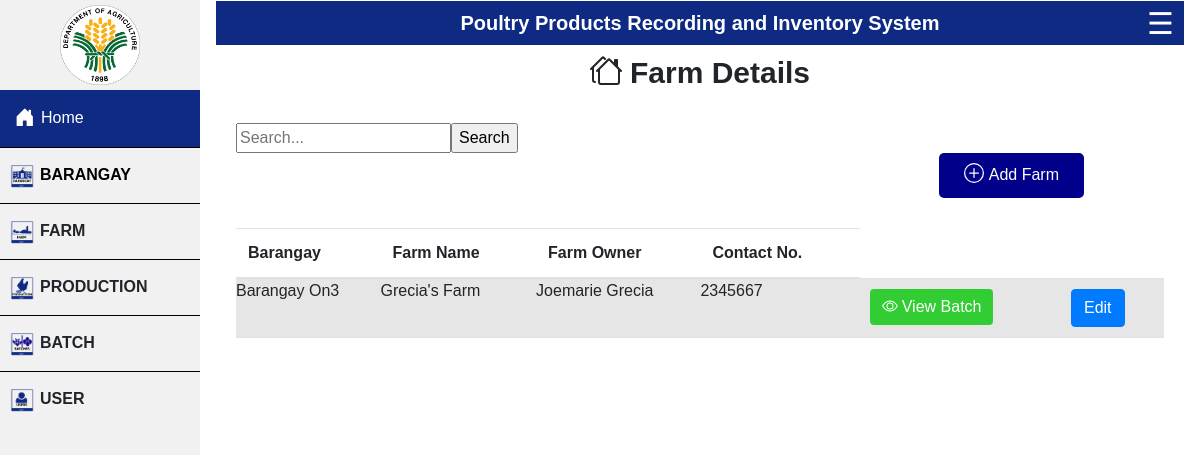
The page /project/view-farm.php on the database as committed earlier.
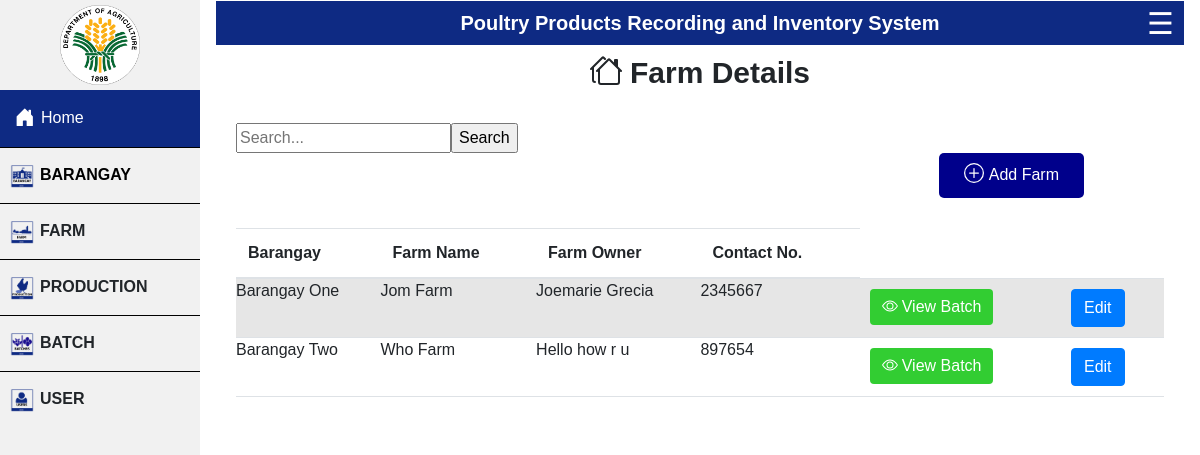
The same page on the database as committed later.
### tables this page shows
CREATE TABLE `farm` (
  `farmID` int(21) NOT NULL,
  `baranggayID` int(21) NOT NULL,
  `farmname` varchar(21) NOT NULL,
  `farmowner` varchar(21) NOT NULL,
  `contactno` int(21) NOT NULL,
  `lat` decimal(10,8) NOT NULL,
  `lng` decimal(11,8) NOT NULL
);

CREATE TABLE `baranggay` (
  `baranggayID` int(21) NOT NULL,
  `baranggay` varchar(21) NOT NULL
);

### project/view-farm.php (the view, shortened to what this page needs)
<?php include ("header.php");  ?>
<div class="wrapper">
    <section class="view-user">
        <h2>Farm Details</h2>
    </section>
    <section class="view">
        <?php
include 'connect.php';
if(isset($_POST['search'])) {
    $search = mysqli_real_escape_string($conn, $_POST['search']);
    $sql = "SELECT baranggay.baranggay, farm.farmname, farm.farmowner,
    farm.contactno, farm.farmID, baranggay.baranggayID
    FROM baranggay INNER JOIN farm ON baranggay.baranggayID = farm.baranggayID where farm.farmname LIKE '%$search%' order by baranggay.baranggay ASC";;
} else {
    $sql = "SELECT baranggay.baranggay, farm.farmname, farm.farmowner,
    farm.contactno, farm.farmID, baranggay.baranggayID
    FROM baranggay INNER JOIN farm ON baranggay.baranggayID = farm.baranggayID order by baranggay.baranggay ASC";;
}
$result = mysqli_query($conn, $sql);
if (mysqli_num_rows($result) > 0) {
    echo "<table class='table table-striped'>
        <thead>
        <tr>
            <th scope='col' hidden id='count'>Farm ID</th>
            <th scope='col' id='farm-name'>Barangay</th>
            <th scope='col' id='farm-name'>Farm Name</th>
            <th scope='col' id='owner'>Farm Owner</th>
            <th scope='col' id='cntct'>Contact No.</th>
        </tr>
        </thead>";
    }
    while ($row = $result->fetch_assoc()) {
        echo"<tr>";
            echo "<td id=' farmname '>" .$row['baranggay']. "</td>";
            echo "<td id=' farmname '>" .$row['farmname']. "</td>";
            echo "<td id=' owner '>" .$row['farmowner']. "</td>";
            echo "<td id=' cntct '>" .$row['contactno']. "</td>";
                echo'<td>
                <div class="viewbatch-button">
                <button type="button" class="btn btn-primary" data-bs-toggle="modal" data-bs-target="#editModal" >
                <a href="view-batchesx.php?farmID='.$row['farmID'].'"> <svg xmlns="http://www.w3.org/2000/svg" width="20" height="20" fill="currentColor" class="bi bi-eye" viewBox="0 0 20 20">
                <path d="M16 8s-3-5.5-8-5.5S0 8 0 8s3 5.5 8 5.5S16 8 16 8zM1.173 8a13.133 13.133 0 0 1 1.66-2.043C4.12 4.668 5.88 3.5 8 3.5c2.12 0 3.879 1.168 5.168 2.457A13.133 13.133 0 0 1 14.828 8c-.058.087-.122.183-.195.288-.335.48-.83 1.12-1.465 1.755C11.879 11.332 10.119 12.5 8 12.5c-2.12 0-3.879-1.168-5.168-2.457A13.134 13.134 0 0 1 1.172 8z"/>
                <path d="M8 5.5a2.5 2.5 0 1 0 0 5 2.5 2.5 0 0 0 0-5zM4.5 8a3.5 3.5 0 1 1 7 0 3.5 3.5 0 0 1-7 0z"/>
              </svg>View Batch </a>
             </button>
             </div>
                </td>';
                echo '<td >
                <button type="button" class="btn btn-primary" data-bs-toggle="modal" data-bs-target="#editfarm'.$row['farmID'].'">
                Edit
            </button>
            <div class="modal fade" id="editfarm'.$row['farmID'].'" data-bs-backdrop="static" data-bs-keyboard="false" tabindex="-1" aria-labelledby="staticBackdropLabel" aria-hidden="true">
                <input type="text" class="form-control" id="floatingInput" readonly hidden value=  "'.$row['baranggayID']. '" placeholder="name" name="farmID" required="true">
                                <input type="text" class="form-control" id="floatingInput" readonly hidden value= "'.$row['farmID']. '" placeholder="name" name="farmID" required="true">
                                <input type="text" class="form-control" id="floatingInput" value= "'.$row['farmname']. '" placeholder="name" name="farmname" required="true">
                                <input type="text" class="form-control" id="floatingInput" value= "'.$row['farmowner']. '"placeholder="name" name="farmowner" required="true">
                                <input type="text" class="form-control" id="floatingInput" value="'.$row['contactno']. '" placeholder="name" name="contactno" required="true">
            </div>
        </td>';
        echo"</tr>";
    }
?>
</section>
<form action="" method="post">
    <input type="text" name="search" placeholder="Search...">
    <input type="submit" value="Search">
</form>
<div class="add">
    <div class="add-user-page">
        <a href="add-farm.php">Add Farm</a>
    </div>
</div>
</div>
</body>
</html>

Rows that differ between the two databases and show on the page:
changed farm "Joemarie Grecia": baranggayID.baranggay "Barangay On3" → "Barangay One"; farmname "Grecia's Farm" → "Jom Farm"
added farm: baranggayID.baranggay "Barangay Two", farmname "Who Farm", farmowner "Hello how r u", contactno "897654"
